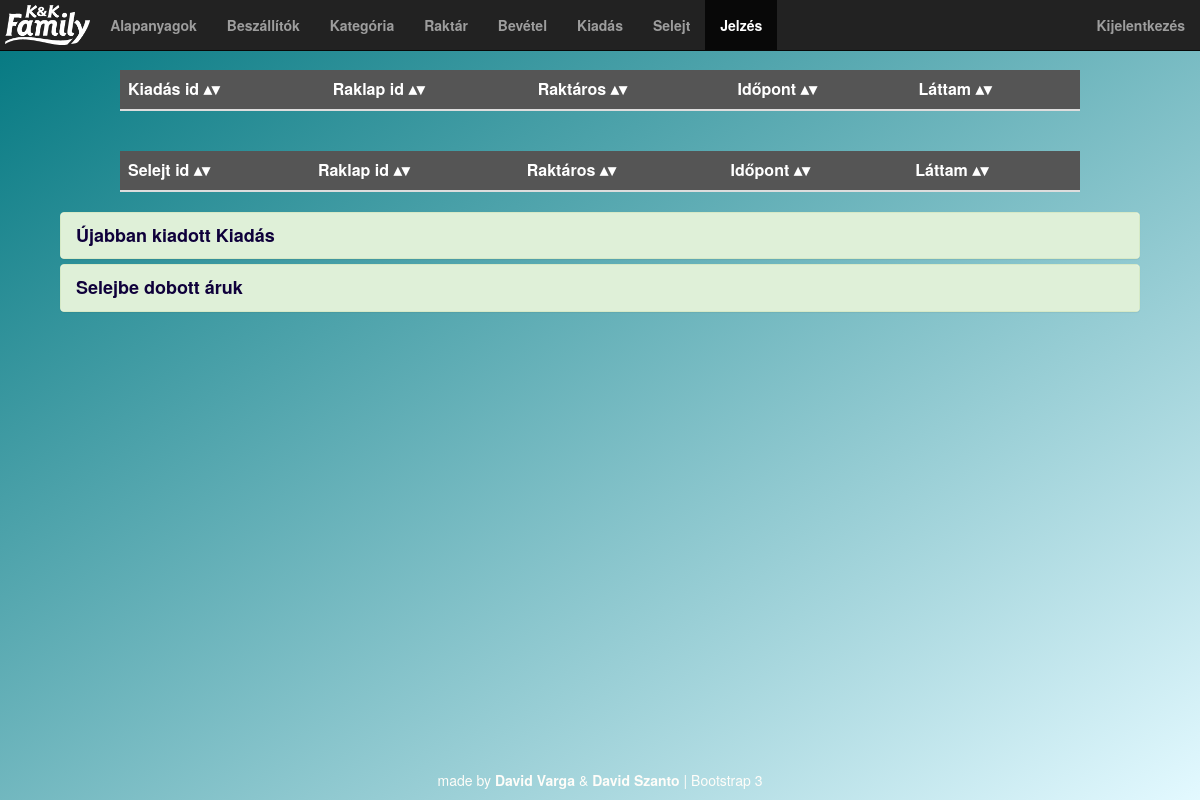
Page /admin/alert.php on the earlier database version.
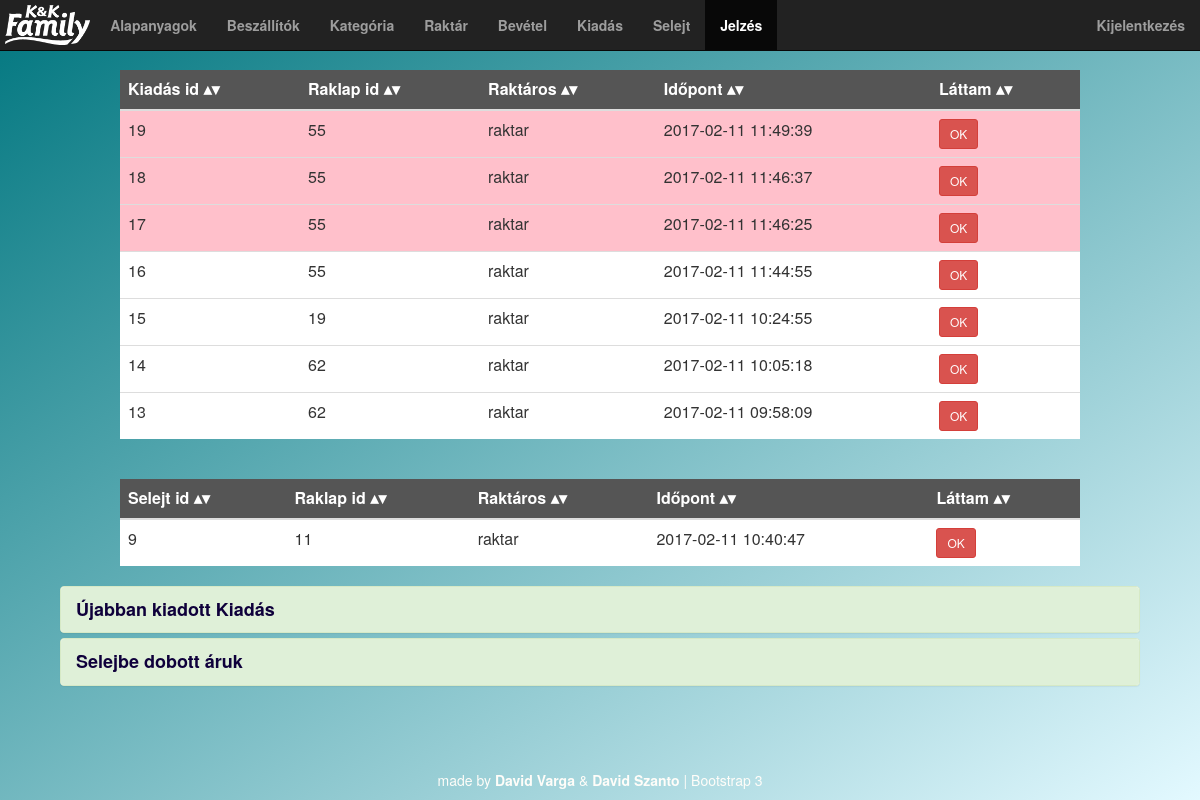
Same page on the later database version.
### tables this page shows
CREATE TABLE `alert` (
  `id` int(11) NOT NULL,
  `type` varchar(20) NOT NULL,
  `param` varchar(100) NOT NULL,
  `param2` varchar(100) NOT NULL,
  `time` timestamp NOT NULL DEFAULT CURRENT_TIMESTAMP,
  `user_id` int(11) NOT NULL,
  `seen` tinyint(1) NOT NULL DEFAULT '0',
  `deleted` tinyint(1) NOT NULL DEFAULT '0'
);

CREATE TABLE `user` (
  `id` int(11) NOT NULL,
  `name` varchar(50) NOT NULL,
  `password` varchar(50) NOT NULL,
  `type` int(11) NOT NULL,
  `deleted` tinyint(1) NOT NULL DEFAULT '0'
);

### helper/contentgenerator.php (the view, shortened to what this page needs)
<?php
function alertOutput(){
	$mysqli = connect();
	$results = $mysqli->query("SELECT a.id, a.type, a.param, a.param2, a.time, u.name, a.seen from alert a, user u where u.id = a.user_id and a.deleted = false and a.type='output' order by time desc ");
	print '<table class="table table-hover sortable">';
	print '<thead>';
	print '<tr>';
	print '<th>Kiadás id</th>';
	print '<th>Raklap id</th>';
	print '<th>Raktáros</th>';
	print '<th>Időpont</th>';
	print '<th>Láttam</th>';
	print '</tr>';
	print '</thead>';
	while($row = $results->fetch_assoc()) {
		print '<tr';
		if($row["seen"] == '0' ){
			print " class='unseen' ";
		}
		print '>';
		print '<td>'.$row["param"].'</td>';
		print '<td>'.$row["param2"].'</td>';
		print '<td>'.$row["name"].'</td>';
		print '<td>'.$row["time"].'</td>';
		print '<td><button class="btn btn-sm btn-danger" onclick="updateAlert('.$row["id"].')">OK</button></td>';
		print '</tr>';
	}
	print '</table>';
}
function alertSpare(){
	$mysqli = connect();
	$results = $mysqli->query("SELECT a.id, a.type, a.param, a.param2, a.time, u.name, a.seen from alert a, user u where u.id = a.user_id and a.deleted = false and a.type='trash' order by time desc ");
	print '<table class="table table-hover sortable">';
	print '<thead>';
	print '<tr>';
	print '<th>Selejt id</th>';
	print '<th>Raklap id</th>';
	print '<th>Raktáros</th>';
	print '<th>Időpont</th>';
	print '<th>Láttam</th>';
	print '</tr>';
	print '</thead>';
	while($row = $results->fetch_assoc()) {
		print '<tr';
		print '>';
		print '<td>'.$row["param"].'</td>';
		print '<td>'.$row["param2"].'</td>';
		print '<td>'.$row["name"].'</td>';
		print '<td>'.$row["time"].'</td>';
		print '<td><button class="btn btn-sm btn-danger" onclick="updateAlert('.$row["id"].')">OK</button></td>';
		print '</tr>';
	}
	print '</table>';
}
?>

### common/header.php (shortened to what this page needs)
<html>
	<head>
		<?php
		$version = rand();
		?>
		<link href="../js/bootstrap-3.3.7-dist/css/bootstrap.min.css" rel="stylesheet">
		<link rel="stylesheet" type="text/css" href="../css/styles.css?v=<?php echo $version;?>">
	</head>
	<body class="admin">
		<?php
			require('../helper/contentgenerator.php');
			if($selected == "admin")
				require("../common/adminnavbar.php");
			else
				require("../common/tabletnavbar.php");
		?>

### common/adminnavbar.php (shortened to what this page needs)
<nav class="navbar navbar-inverse navbar-fixed-top">
	<div class="container-fluid">
		<div class="navbar-header">
			<a class="navbar-brand" href="admin.php"><img alt="KK Family" src="../img/kkfamily_logo.png"></a>
		</div>
		<div class="collapse navbar-collapse" id="bs-example-navbar-collapse-1">
			<ul class="nav navbar-nav navbar-left">
				<li <?php if($selector == "product"){ echo "class=\"active\"";} ?>><a href="product.php">Alapanyagok</a></li>
				<li <?php if($selector == "supplier"){ echo "class=\"active\"";} ?>><a href="supplier.php">Beszállítók</a></li>
				<li <?php if($selector == "category"){ echo "class=\"active\"";} ?>><a href="category.php">Kategória</a></li>
				<li <?php if($selector == "storage"){ echo "class=\"active\"";} ?>><a href="storage.php">Raktár</a></li>
				<li <?php if($selector == "input"){ echo "class=\"active\"";} ?>><a href="input.php">Bevétel</a></li>
				<li <?php if($selector == "output"){ echo "class=\"active\"";} ?>><a href="output.php">Kiadás</a></li>
				<li <?php if($selector == "spare"){ echo "class=\"active\"";} ?>><a href="spare.php">Selejt</a></li>
				<li <?php if($selector == "alert"){ echo "class=\"active\"";} ?>><a id='alerta'  href="alert.php">Jelzés</a></li>
			</ul>
			<ul class="nav navbar-nav navbar-right">
				<li><a href="../logout.php">Kijelentkezés</a></li>
			</ul>
		</div>
	</div>
</nav>

### admin/alert.php (shortened to what this page needs)
<?php
$selected ="admin";
$selector ="alert";
require("../common/header.php");
alertOutput();
?>
<br/><br/>
<?php
alertSpare();
?>
<br/>
 <div class="panel-group">
		<div class="panel panel-success">
			<div class="panel-heading">
				<a data-toggle="collapse" href="#collapse4">
	  				Újabban kiadott Kiadás
	  			</a>
			</div>
		</div>
		<div class="panel panel-success">
			<div class="panel-heading">
				<a data-toggle="collapse" href="#collapse4">
	  				Selejbe dobott áruk
	  			</a>
			</div>
		</div>
</div>
<?php
require("../common/footer.php");
?>

### common/footer.php (shortened to what this page needs)
		<br/>
		<footer class="footer navbar-fixed-bottom">
            <div class="container text-center">
                <p style="font-color: #ffffff">made by <b>David Varga</b> &amp; <b>David Szanto</b> | Bootstrap 3</p>
            </div>
        </footer>
	</body>
</html>

### css/styles.css (style rules this page uses)
body { background: red; background: -webkit-linear-gradient(left top, #00767F, #E3F9FF); background: -o-linear-gradient(bottom right, #00767F, #E3F9FF); background: -moz-linear-gradient(bottom right, #00767F, #E3F9FF); background: linear-gradient(to bottom right, #00767F, #E3F9FF); background-repeat: no-repeat; padding-top: 70px; }
p { color: #fffdf9; }
a { color: #0F003B; font-weight: bold; }
.panel { width:90%; margin: 0 auto; float: none; margin-bottom: 10px; max-height: 500px; overflow-y: scroll; }
.panel-heading { font-size: 18px; }
.table { background-color: white; float: none; margin: 0 auto; width: 80%; }
thead { background-color: #555555; text-align:center; color:white; }
table.sortable th:not(.sorttable_sorted):not(.sorttable_sorted_reverse):not(.sorttable_nosort):after { content: " \25B4\25BE" }
.navbar-brand { padding: 5px; }
.navbar-brand>img { height: 100%; width: auto; }
.unseen { background-color:pink; }

Differences in the rows shown:
added alert: param "19", param2 "55", user.name "raktar", time "2017-02-11 11:49:39", seen 0 (drawn)
added alert: param "18", param2 "55", user.name "raktar", time "2017-02-11 11:46:37", seen 0 (drawn)
added alert: param "17", param2 "55", user.name "raktar", time "2017-02-11 11:46:25", seen 0 (drawn)
added alert: param "16", param2 "55", user.name "raktar", time "2017-02-11 11:44:55"
added alert: param "15", param2 "19", user.name "raktar", time "2017-02-11 10:24:55"
added alert: param "14", param2 "62", user.name "raktar", time "2017-02-11 10:05:18"
added alert: param "13", param2 "62", user.name "raktar", time "2017-02-11 09:58:09"
added alert: param "9", param2 "11", user.name "raktar", time "2017-02-11 10:40:47"
